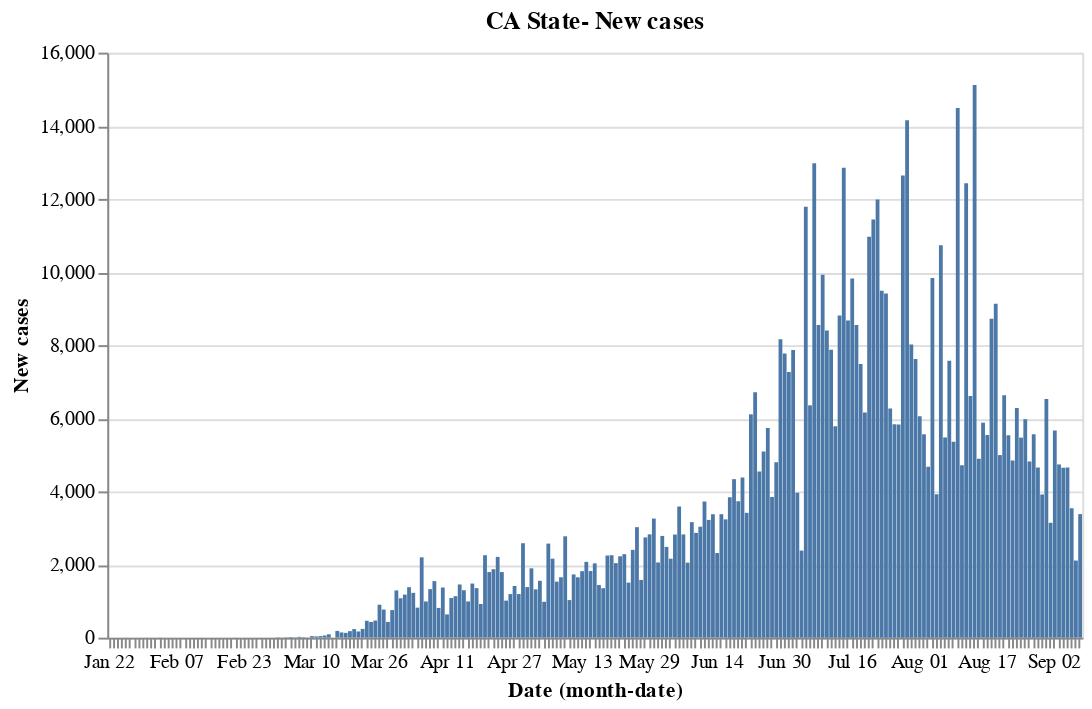

Notebook code cell kept with this figure:
### Code cell
red = alt.value("#f54242")
##Ca data
#base_ca.encode(y='Confirmed').properties(title='Total Confirmed') | base_ca.encode(y='Deaths',color = red).properties(title='Total deaths')
base_ca.encode(y='New cases').properties(title='CA State- New cases')

### Figure 1 — Vega-Lite specification as saved in the notebook (floating-point values rounded to 4 significant figures; data arrays with more than 128 entries replaced by an {"elided": "..."} marker saying what was removed)
{"config": {"view": {"continuousWidth": 400, "continuousHeight": 300}}, "data": {"name": "data-79d30307aca48c0ade654c240e8f713b"}, "mark": "bar", "encoding": {"x": {"type": "ordinal", "field": "Date", "timeUnit": "monthdate"}, "y": {"type": "quantitative", "field": "New cases"}}, "title": "CA State- New cases", "width": 500, "$schema": "https://vega.github.io/schema/vega-lite/v4.8.1.json", "datasets": {"data-79d30307aca48c0ade654c240e8f713b": {"elided": "231 records"}}}
